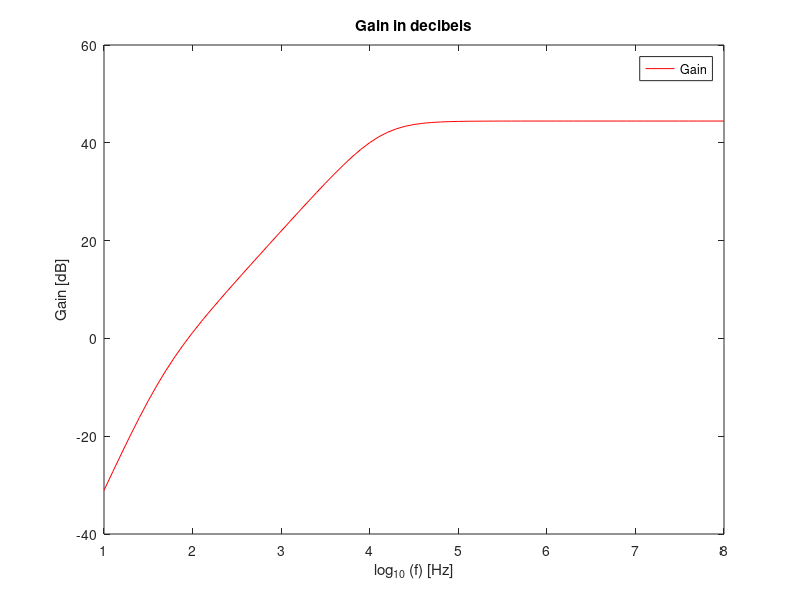

Source code (MATLAB):
%gain stage

VT=25e-3;
BFN=178.7;
VAFN=69.7;
RE1=100;
RC1=1000;
RB1=80000;
RB2=20000;
VBEON=0.7;
VCC=12;
RS=100;
Ci = 1e-3;
Cb = 1e-3;
Co = 1e-6;
RL = 8;
Vin = 10e-3;

RB=1/(1/RB1+1/RB2);
VEQ=RB2/(RB1+RB2)*VCC;
IB1=(VEQ-VBEON)/(RB+(1+BFN)*RE1);
IC1=BFN*IB1;
IE1=(1+BFN)*IB1;
VE1=RE1*IE1;
VO1=VCC-RC1*IC1;
VCE=VO1-VE1;


gm1=IC1/VT;
rpi1=BFN/gm1;
ro1=VAFN/IC1;

RSB=RB*RS/(RB+RS);

AV1 = RSB/RS * RC1*(RE1-gm1*rpi1*ro1)/((ro1+RC1+RE1)*(RSB+rpi1+RE1)+gm1*RE1*ro1*rpi1 - RE1^2);
AVI_DB = 20*log10(abs(AV1));
AV1simple = RB/(RB+RS) * gm1*RC1/(1+gm1*RE1);
AVIsimple_DB = 20*log10(abs(AV1simple));

RE1=0;
AV1 = RSB/RS * RC1*(RE1-gm1*rpi1*ro1)/((ro1+RC1+RE1)*(RSB+rpi1+RE1)+gm1*RE1*ro1*rpi1 - RE1^2);
AV1_DB = 20*log10(abs(AV1));
AV1simple =  - RSB/RS * gm1*RC1/(1+gm1*RE1);
AVIsimple_DB = 20*log10(abs(AV1simple));

RE1=100;
ZI1 = 1/(1/RB+1/(((ro1+RC1+RE1)*(rpi1+RE1)+gm1*RE1*ro1*rpi1 - RE1^2)/(ro1+RC1+RE1)));
ZX = ro1*(   1/RE1+1/(rpi1+RSB)+1/ro1+gm1*rpi1/(rpi1+RSB)  )/(   1/RE1+1/(rpi1+RSB) );
ZO1 = 1/(1/ZX+1/RC1);

RE1=0;
ZI1 = 1/(1/RB+1/(((ro1+RC1+RE1)*(rpi1+RE1)+gm1*RE1*ro1*rpi1 - RE1^2)/(ro1+RC1+RE1)));
ZO1 = 1/(1/ro1+1/RC1);

filegain = fopen ("gainstg.tex" , "w");

fprintf(filegain , "Gain Stage Gain [dB] & %f \\\\ \\hline \n" , AV1_DB);
fprintf(filegain , "Gain Stage Gain & %f \\\\ \\hline \n" , AV1);
fprintf(filegain , "Gain Stage Input Impedance [Ohm] & %f \\\\ \\hline \n" , ZI1);
fprintf(filegain , "Gain Stage Output Impedance [Ohm] & %f \\\\ \\hline \n" , ZO1);

fclose (filegain);

%ouput stage
BFP = 227.3;
VAFP = 37.2;
RE2 = 100;
VEBON = 0.7;
VI2 = VO1;
IE2 = (VCC-VEBON-VI2)/RE2;
IC2 = BFP/(BFP+1)*IE2;
VO2 = VCC - RE2*IE2;

gm2 = IC2/VT;
go2 = IC2/VAFP;
gpi2 = gm2/BFP;
ge2 = 1/RE2;

AV2 = gm2/(gm2+gpi2+go2+ge2);
AV2_DB = 20*log10(AV2);
ZI2 = (gm2+gpi2+go2+ge2)/gpi2/(gpi2+go2+ge2);
ZO2 = 1/(gm2+gpi2+go2+ge2);

fileoutp = fopen("outputstg.tex" , "w");

fprintf(fileoutp , "Output Stage Gain [dB] & %f \\\\ \\hline \n" , AV2_DB);
fprintf(fileoutp , "Output Stage Gain & %f \\\\ \\hline \n" , AV2);
fprintf(fileoutp , "Output Stage Input Impedance [Ohm] & %f \\\\ \\hline \n" , ZI2);
fprintf(fileoutp , "Output Stage Output Impedance [Ohm] & %f \\\\ \\hline \n" , ZO2);

fclose (fileoutp);

%total
gB = 1/(1/gpi2+ZO1);
AV = (gB+gm2/gpi2*gB)/(gB+ge2+go2+gm2/gpi2*gB)*AV1;
AV_DB = 20*log10(abs(AV));
ZI=ZI1;
ZO=1/(go2+gm2/gpi2*gB+ge2+gB);

filetotal = fopen("total.tex" , "w");

fprintf(filetotal , "Total Circuit Gain [dB] & %f \\\\ \\hline \n" , AV_DB);
fprintf(filetotal , "Total Circuit Gain & %f \\\\ \\hline \n" , AV);
fprintf(filetotal , "Total Circuit Input Impedance [Ohm] & %f \\\\ \\hline \n" , ZI);
fprintf(filetotal , "Total Circuit Output Impedance [Ohm] & %f \\\\ \\hline \n" , ZO);

fclose (filetotal);


%frequency response
RE1=100;
rpi2 = 1/gpi2;
ro2 = 1/go2;
Af = [];
Af_db = [];
i=1;

for f=1:0.1:8
	w = 2*pi*power(10,f);
	Z_Ci = (1/(j*w*Ci));
	Z_Cb = (1/(j*w*Cb));
	Z_Co = (1/(j*w*Co));
	ZA = RS+Z_Ci;
	ZB = 1/(1/RE1 + 1/Z_Cb);
	ZC = (1/((1/RE2) + (1/(Z_Co + RL))));

	T = [-(RB + ZA) , RB , 0 , 0 , 0 , 0 , 0; 
		RB , -(ZB + rpi1 + RB) , 0 , ZB , 0 , 0 , 0; 
		0 , gm1*rpi1 , 1 , 0 , 0 , 0 , 0; 
		0 , ZB , ro1 , -(ZB + ro1 + RC1) , RC1 , 0 , 0; 
		0 , 0 , 0 , RC1 , -(ZC + rpi2 +RC1) , 0 , ZC; 
		0 , 0 , 0 , 0 , gm2*rpi2 , 1 , 0; 
		0 , 0 , 0 , 0 , ZC , ro2 , -(ZC + ro2)]; 
	U = [Vin;
		0;
		0;
		0;
		0;
		0;
		0];
	H = T\U;

	vo = (ZC * (H(7) - H(5)));
	Af(i) = ((RL/(RL + Z_Co))* vo)/Vin;
	Af_db(i) = 20*(log10(abs(Af(i))));
	i++;
endfor;

f=1:0.1:8;

gain = figure();
plot(f , Af_db , "r");
title("Gain in decibels");
legend("Gain");
xlabel ("log_{10} (f) [Hz]");
ylabel ("Gain [dB]");
print (gain, "gain.eps", "-depsc");